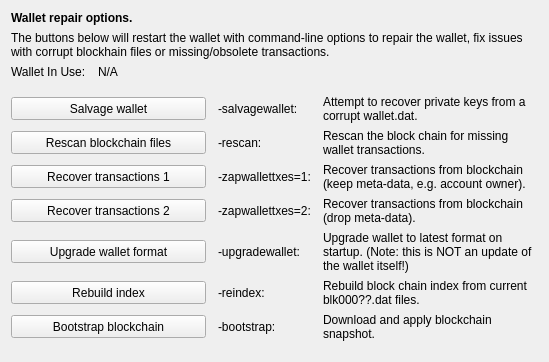
     <widget class="QWidget" name="tab_repair">
      <attribute name="title">
       <string>&amp;Wallet Repair</string>
      </attribute>
      <layout class="QGridLayout" name="gridLayout_4" columnstretch="0,1,0,2">
       <property name="horizontalSpacing">
        <number>12</number>
       </property>
       <item row="0" column="0" colspan="4">
        <widget class="QLabel" name="label_repair_header">
         <property name="font">
          <font>
           <weight>75</weight>
           <bold>true</bold>
          </font>
         </property>
         <property name="text">
          <string>Wallet repair options.</string>
         </property>
        </widget>
       </item>
       <item row="1" column="0" colspan="4">
        <widget class="QLabel" name="label_repair_helptext">
         <property name="font">
          <font>
           <weight>50</weight>
           <bold>false</bold>
          </font>
         </property>
         <property name="text">
          <string>The buttons below will restart the wallet with command-line options to repair the wallet, fix issues with corrupt blockhain files or missing/obsolete transactions.</string>
         </property>
         <property name="wordWrap">
          <bool>true</bool>
         </property>
        </widget>
       </item>
       <item row="2" column="0">
        <widget class="QLabel" name="wallet_path_label">
         <property name="text">
          <string>Wallet In Use:</string>
         </property>
        </widget>
       </item>
       <item row="2" column="1" colspan="3">
        <widget class="QLabel" name="wallet_path">
         <property name="cursor">
          <cursorShape>IBeamCursor</cursorShape>
         </property>
         <property name="text">
          <string>N/A</string>
         </property>
         <property name="textFormat">
          <enum>Qt::PlainText</enum>
         </property>
         <property name="textInteractionFlags">
          <set>Qt::LinksAccessibleByMouse|Qt::TextSelectableByKeyboard|Qt::TextSelectableByMouse</set>
         </property>
        </widget>
       </item>
       <item row="3" column="0">
        <spacer name="verticalSpacer_repair1">
         <property name="orientation">
          <enum>Qt::Vertical</enum>
         </property>
         <property name="sizeHint" stdset="0">
          <size>
           <width>10</width>
           <height>10</height>
          </size>
         </property>
        </spacer>
       </item>
       <item row="4" column="0" colspan="2">
        <widget class="QPushButton" name="btn_salvagewallet">
         <property name="minimumSize">
          <size>
           <width>100</width>
           <height>23</height>
          </size>
         </property>
         <property name="text">
          <string>Salvage wallet</string>
         </property>
        </widget>
       </item>
       <item row="4" column="2">
        <widget class="QLabel" name="label_repair_salvage_command">
         <property name="text">
          <string notr="true">-salvagewallet:</string>
         </property>
        </widget>
       </item>
       <item row="4" column="3">
        <widget class="QLabel" name="label_repair_salvage">
         <property name="text">
          <string>Attempt to recover private keys from a corrupt wallet.dat.</string>
         </property>
         <property name="wordWrap">
          <bool>true</bool>
         </property>
        </widget>
       </item>
       <item row="5" column="0" colspan="2">
        <widget class="QPushButton" name="btn_rescan">
         <property name="minimumSize">
          <size>
           <width>100</width>
           <height>23</height>
          </size>
         </property>
         <property name="text">
          <string>Rescan blockchain files</string>
         </property>
        </widget>
       </item>
       <item row="5" column="2">
        <widget class="QLabel" name="label_repair_rescan_command">
         <property name="text">
          <string notr="true">-rescan:</string>
         </property>
        </widget>
       </item>
       <item row="5" column="3">
        <widget class="QLabel" name="label_repair_rescan">
         <property name="text">
          <string>Rescan the block chain for missing wallet transactions.</string>
         </property>
         <property name="wordWrap">
          <bool>true</bool>
         </property>
        </widget>
       </item>
       <item row="6" column="0" colspan="2">
        <widget class="QPushButton" name="btn_zapwallettxes1">
         <property name="minimumSize">
          <size>
           <width>100</width>
           <height>23</height>
          </size>
         </property>
         <property name="text">
          <string>Recover transactions 1</string>
         </property>
        </widget>
       </item>
       <item row="6" column="2">
        <widget class="QLabel" name="label_repair_zap1_command">
         <property name="text">
          <string notr="true">-zapwallettxes=1:</string>
         </property>
        </widget>
       </item>
       <item row="6" column="3">
        <widget class="QLabel" name="label_repair_zap1">
         <property name="text">
          <string>Recover transactions from blockchain (keep meta-data, e.g. account owner).</string>
         </property>
         <property name="wordWrap">
          <bool>true</bool>
         </property>
        </widget>
       </item>
       <item row="7" column="0" colspan="2">
        <widget class="QPushButton" name="btn_zapwallettxes2">
         <property name="minimumSize">
          <size>
           <width>100</width>
           <height>23</height>
          </size>
         </property>
         <property name="text">
          <string>Recover transactions 2</string>
         </property>
        </widget>
       </item>
       <item row="7" column="2">
        <widget class="QLabel" name="label_repair_zap2_command">
         <property name="text">
          <string notr="true">-zapwallettxes=2:</string>
         </property>
        </widget>
       </item>
       <item row="7" column="3">
        <widget class="QLabel" name="label_repair_zap2">
         <property name="text">
          <string>Recover transactions from blockchain (drop meta-data).</string>
         </property>
         <property name="wordWrap">
          <bool>true</bool>
         </property>
        </widget>
       </item>
       <item row="8" column="0" colspan="2">
        <widget class="QPushButton" name="btn_upgradewallet">
         <property name="minimumSize">
          <size>
           <width>100</width>
           <height>23</height>
          </size>
         </property>
         <property name="text">
          <string>Upgrade wallet format</string>
         </property>
        </widget>
       </item>
       <item row="8" column="2">
        <widget class="QLabel" name="label_repair_upgrade_command">
         <property name="text">
          <string notr="true">-upgradewallet:</string>
         </property>
        </widget>
       </item>
       <item row="8" column="3">
        <widget class="QLabel" name="label_repair_upgrade">
         <property name="text">
          <string>Upgrade wallet to latest format on startup. (Note: this is NOT an update of the wallet itself!)</string>
         </property>
         <property name="wordWrap">
          <bool>true</bool>
         </property>
        </widget>
       </item>
       <item row="9" column="0" colspan="2">
        <widget class="QPushButton" name="btn_reindex">
         <property name="minimumSize">
          <size>
           <width>100</width>
           <height>23</height>
          </size>
         </property>
         <property name="text">
          <string>Rebuild index</string>
         </property>
        </widget>
       </item>
       <item row="9" column="2">
        <widget class="QLabel" name="label_repair_reindex_command">
         <property name="text">
          <string notr="true">-reindex:</string>
         </property>
        </widget>
       </item>
       <item row="9" column="3">
        <widget class="QLabel" name="label_repair_reindex">
         <property name="text">
          <string>Rebuild block chain index from current blk000??.dat files.</string>
         </property>
         <property name="wordWrap">
          <bool>true</bool>
         </property>
        </widget>
       </item>
       <item row="10" column="0" colspan="2">
        <widget class="QPushButton" name="btn_bootstrap">
         <property name="minimumSize">
          <size>
           <width>100</width>
           <height>23</height>
          </size>
         </property>
         <property name="text">
          <string>Bootstrap blockchain</string>
         </property>
        </widget>
       </item>
       <item row="10" column="2">
        <widget class="QLabel" name="label_bootstrap_command">
         <property name="text">
          <string notr="true">-bootstrap:</string>
         </property>
        </widget>
       </item>
       <item row="10" column="3">
        <widget class="QLabel" name="label_bootstrap">
         <property name="text">
          <string>Download and apply blockchain snapshot.</string>
         </property>
         <property name="wordWrap">
          <bool>true</bool>
         </property>
        </widget>
       </item>
       <item row="11" column="0">
        <spacer name="verticalSpacer_repair2">
         <property name="orientation">
          <enum>Qt::Vertical</enum>
         </property>
         <property name="sizeHint" stdset="0">
          <size>
           <width>20</width>
           <height>10</height>
          </size>
         </property>
        </spacer>
       </item>
      </layout>
     </widget>
